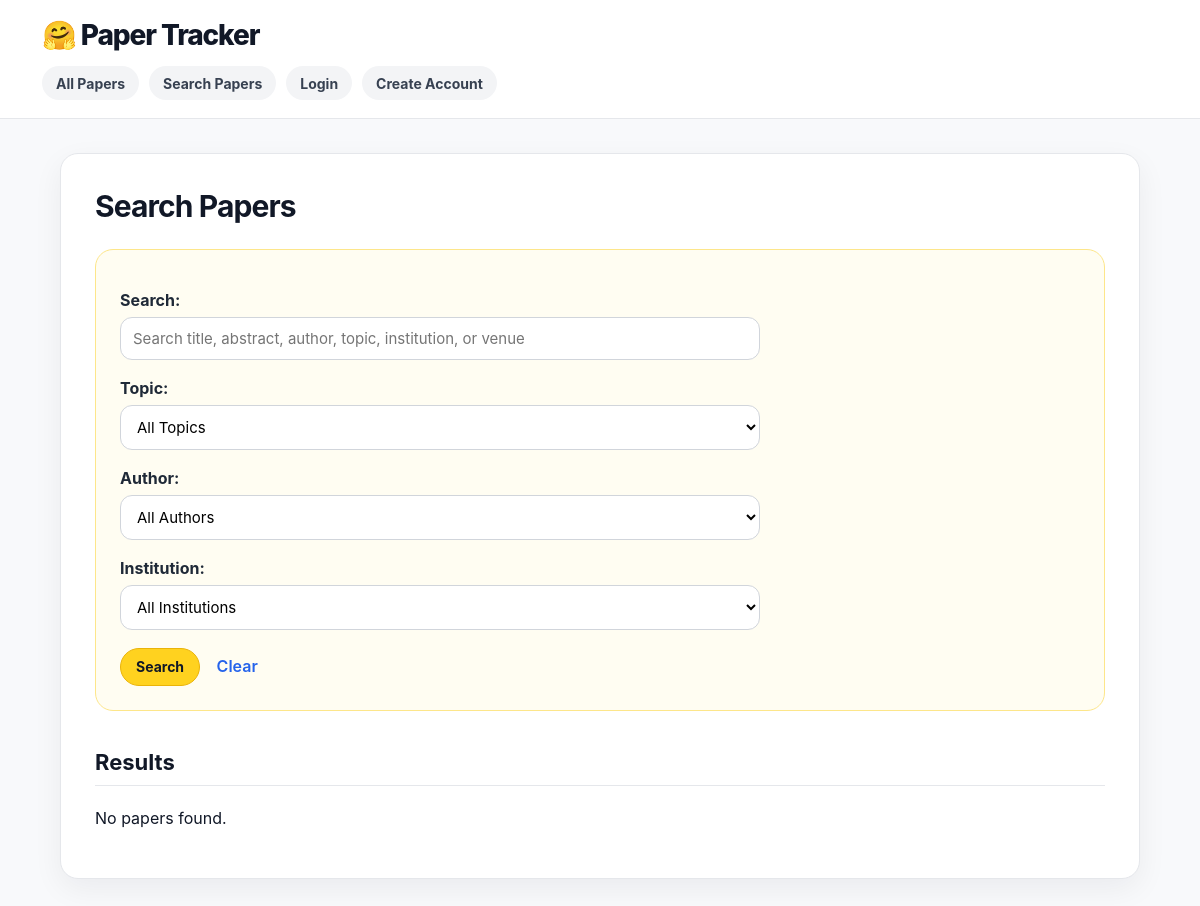
Page /paper_tracker/search/ on the earlier database version.
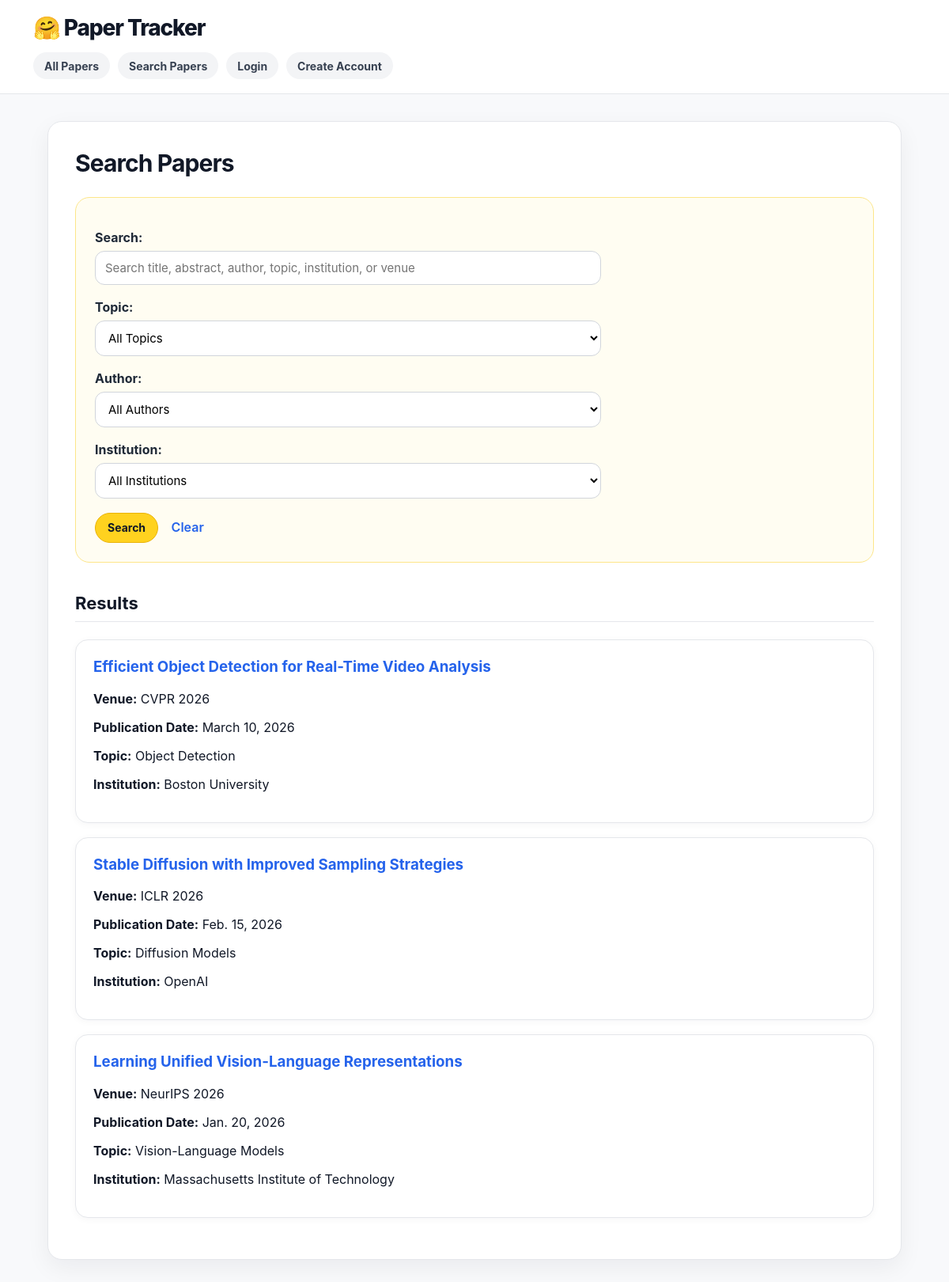
Same page on the later database version.
### paper_tracker/models.py (models this page shows, shortened)
class Paper(models.Model):
    title = models.CharField(max_length=300)
    authors = models.ManyToManyField(Author, blank=True)
    abstract = models.TextField()
    publication_date = models.DateField()
    conference_or_journal_name = models.CharField(max_length=200)
    paper_link = models.URLField()
    pdf_link = models.URLField(blank=True)
    topic = models.ForeignKey(Topic, on_delete=models.SET_NULL, null=True, blank=True)
    institution = models.ForeignKey(Institution, on_delete=models.SET_NULL, null=True, blank=True)
    influence_score = models.IntegerField(default=0)
    thumbnail_image = models.ImageField(upload_to='paper_thumbnails/', blank=True, null=True)

class Topic(models.Model):
    name = models.CharField(max_length=100)
    description = models.TextField(blank=True)
    category_type = models.CharField(max_length=100)

class Institution(models.Model):
    name = models.CharField(max_length=200)
    institution_type = models.CharField(max_length=100)
    country = models.CharField(max_length=100, blank=True)
    website = models.URLField(blank=True)

### paper_tracker/views.py (the view, shortened to what this page needs)
# urls.py: path("search/", SearchPapersView.as_view(), name="search_papers"),
class SearchPapersView(ListView):
    model = Paper
    template_name = "paper_tracker/search_papers.html"
    context_object_name = "papers"
    def get_queryset(self):
        papers = Paper.objects.all()
        query = self.request.GET.get("query", "").strip()
        topic_id = self.request.GET.get("topic", "").strip()
        author_id = self.request.GET.get("author", "").strip()
        institution_id = self.request.GET.get("institution", "").strip()
        if topic_id:
            papers = papers.filter(topic__id=topic_id)
        if author_id:
            papers = papers.filter(authors__id=author_id)
        if institution_id:
            papers = papers.filter(institution__id=institution_id)
        return papers.distinct().order_by("-publication_date")
    def get_context_data(self, **kwargs):
        context = super().get_context_data(**kwargs)
        context["topics"] = Topic.objects.all()
        context["authors"] = Author.objects.all()
        context["institutions"] = Institution.objects.all()
        context["query"] = self.request.GET.get("query", "")
        context["selected_topic"] = self.request.GET.get("topic", "")
        context["selected_author"] = self.request.GET.get("author", "")
        context["selected_institution"] = self.request.GET.get("institution", "")
        return context

### paper_tracker/templates/paper_tracker/search_papers.html (shortened to what this page needs)
{% extends 'paper_tracker/base.html' %}
{% block content %}
<h2>Search Papers</h2>
<form method="get" class="search-form">
    <p>
        <label for="query">Search:</label>
        <input
            type="text"
            id="query"
            name="query"
            value="{{ query }}"
            placeholder="Search title, abstract, author, topic, institution, or venue"
        >
    </p>
    <p>
        <label for="topic">Topic:</label>
        <select name="topic" id="topic">
            <option value="">All Topics</option>
        </select>
    </p>
    <p>
        <label for="author">Author:</label>
        <select name="author" id="author">
            <option value="">All Authors</option>
        </select>
    </p>
    <p>
        <label for="institution">Institution:</label>
        <select name="institution" id="institution">
            <option value="">All Institutions</option>
        </select>
    </p>
    <button type="submit">Search</button>
    <a class="secondary-link" href="{% url 'paper_tracker:search_papers' %}">Clear</a>
</form>
<h3 class="section-title">Results</h3>
{% if papers %}
    {% for paper in papers %}
        <div class="card paper-card">
            <h3>
                <a href="{% url 'paper_tracker:show_paper' paper.pk %}">
                    {{ paper.title }}
                </a>
            </h3>
            <p><strong>Venue:</strong> {{ paper.conference_or_journal_name }}</p>
            <p><strong>Publication Date:</strong> {{ paper.publication_date }}</p>
            {% if paper.topic %}
                <p><strong>Topic:</strong> {{ paper.topic.name }}</p>
            {% endif %}
            {% if paper.institution %}
                <p><strong>Institution:</strong> {{ paper.institution.name }}</p>
            {% endif %}
        </div>
    {% endfor %}
{% else %}
    <p>No papers found.</p>
{% endif %}
{% endblock %}

### paper_tracker/templates/paper_tracker/base.html (shortened to what this page needs)
{% load static %}
<!DOCTYPE html>
<html lang="en">
<head>
    <link rel="stylesheet" href="{% static 'paper_tracker/styles.css' %}">
</head>
<body>
    <header class="site-header">
        <h1 class="site-title">Paper Tracker</h1>
        <nav class="navbar">
            <a href="{% url 'paper_tracker:show_all_papers' %}">All Papers</a>
            <a href="{% url 'paper_tracker:search_papers' %}">Search Papers</a>
            {% if user.is_authenticated %}
                <a href="{% url 'paper_tracker:research_digest' %}">Research Digest</a>
                <a href="{% url 'paper_tracker:my_profile' %}">My Profile</a>
                <a href="{% url 'paper_tracker:create_reading_list' %}">Create Reading List</a>
                <form method="post" action="{% url 'paper_tracker:logout' %}" class="logout-form">
                    {% csrf_token %}
                    <button type="submit" class="logout-button">Logout</button>
                </form>
            {% else %}
                <a href="{% url 'paper_tracker:login' %}">Login</a>
                <a href="{% url 'paper_tracker:create_profile' %}">Create Account</a>
            {% endif %}
        </nav>
    </header>
    <main class="page-container">
        {% block content %}
        {% endblock %}
    </main>
</body>
</html>

### paper_tracker/static/paper_tracker/styles.css (style rules this page uses)
* { box-sizing: border-box; }
body { margin: 0; font-family: Inter, Arial, Helvetica, sans-serif; background: #f8f9fb; color: #111827; }
a { color: #2563eb; text-decoration: none; }
h1, h2, h3 { color: #111827; }
h2 { margin-top: 0; font-size: 30px; letter-spacing: -0.03em; }
h3 { margin-top: 0; }
.site-header { background: #ffffff; border-bottom: 1px solid #e5e7eb; padding: 18px 42px; position: sticky; top: 0; z-index: 10; }
.site-title { margin: 0; font-size: 28px; font-weight: 800; letter-spacing: -0.04em; }
.site-title::before { content: "🤗 "; }
.navbar { margin-top: 14px; display: flex; align-items: center; gap: 10px; flex-wrap: wrap; }
.navbar a, .logout-button { display: inline-flex; align-items: center; min-height: 34px; padding: 7px 13px; border-radius: 999px; color: #374151; background: #f3f4f6; font-weight: 650; font-size: 14px; text-decoration: none; border: 1px solid transparent; }
.page-container { width: min(1080px, calc(100% - 40px)); margin: 34px auto; background: #ffffff; border: 1px solid #e5e7eb; border-radius: 18px; padding: 34px; box-shadow: 0 10px 30px rgba(17, 24, 39, 0.06); }
.section-title { margin-top: 38px; padding-bottom: 10px; border-bottom: 1px solid #e5e7eb; font-size: 22px; }
.card { background: #ffffff; border: 1px solid #e5e7eb; border-radius: 16px; padding: 22px; margin-bottom: 18px; box-shadow: 0 2px 10px rgba(17, 24, 39, 0.04); }
.paper-card { transition: transform 0.16s ease, box-shadow 0.16s ease, border-color 0.16s ease; }
.button-link, button { display: inline-flex; align-items: center; justify-content: center; min-height: 38px; padding: 9px 15px; border-radius: 999px; border: 1px solid #eab308; background: #ffd21f; color: #111827; font-size: 14px; font-weight: 700; font-family: inherit; cursor: pointer; text-decoration: none; }
.secondary-link { display: inline-flex; align-items: center; margin-left: 12px; font-weight: 600; }
form { margin-top: 16px; }
form p { margin-bottom: 18px; }
label { display: block; font-weight: 700; margin-bottom: 7px; color: #1f2937; }
input, select, textarea { width: 100%; max-width: 640px; padding: 11px 12px; border: 1px solid #d1d5db; border-radius: 12px; background: #ffffff; font-size: 15px; font-family: inherit; }
.search-form { background: #fffdf2; border: 1px solid #fde68a; border-radius: 18px; padding: 24px; margin-bottom: 26px; }

Differences in the rows shown:
added Paper: title "Efficient Object Detection for Real-Time Video Analysis", conference_or_journal_name "CVPR 2026", publication_date "March 10, 2026", topic.name "Object Detection", institution.name "Boston University"
added Paper: title "Stable Diffusion with Improved Sampling Strategies", conference_or_journal_name "ICLR 2026", publication_date "Feb. 15, 2026", topic.name "Diffusion Models", institution.name "OpenAI"
added Paper: title "Learning Unified Vision-Language Representations", conference_or_journal_name "NeurIPS 2026", publication_date "Jan. 20, 2026", topic.name "Vision-Language Models", institution.name "Massachusetts Institute of Technology"
Other differences:
text no longer shown: "No papers found."
